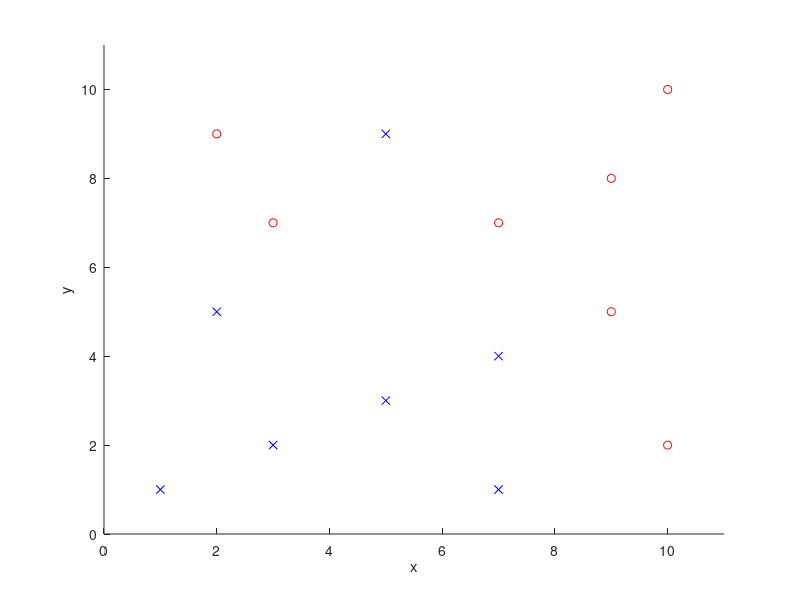

Reproduce this figure in MATLAB. (Note: this script raises an error after producing the figure.)
% Tom Tucek, 1325775

%% Data
X = [1 1; 3 2; 5 3; 7 4; 7 1; 2 5; 5 9; % class 0
    2 9; 3 7; 7 7; 9 8; 9 5; 10 2; 10 10]; % class 1
gt = [0 0 0 0 0 0 0 1 1 1 1 1 1 1]; % ground truth, class labels

figure;
gscatter(X(:,1), X(:,2), gt, 'br','xo');
axis([0 11 0 11]);
xlabel('x');
ylabel('y');
legend('off');

%% Grow Tree
growTree(X, gt); % TODO 2.1
